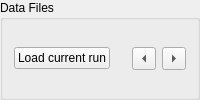
        <widget class="QGroupBox" name="groupBox_2">
         <property name="title">
          <string>Data Files</string>
         </property>
         <layout class="QGridLayout" name="gridLayout_4">
          <item row="0" column="0">
           <layout class="QHBoxLayout" name="horizontalLayout_2">
            <item>
             <widget class="QPushButton" name="loadCurrent">
              <property name="enabled">
               <bool>true</bool>
              </property>
              <property name="sizePolicy">
               <sizepolicy hsizetype="Minimum" vsizetype="Fixed">
                <horstretch>0</horstretch>
                <verstretch>0</verstretch>
               </sizepolicy>
              </property>
              <property name="minimumSize">
               <size>
                <width>0</width>
                <height>0</height>
               </size>
              </property>
              <property name="maximumSize">
               <size>
                <width>16777215</width>
                <height>16777215</height>
               </size>
              </property>
              <property name="toolTip">
               <string>&lt;!DOCTYPE HTML PUBLIC &quot;-//W3C//DTD HTML 4.0//EN&quot; &quot;http://www.w3.org/TR/REC-html40/strict.dtd&quot;&gt;
&lt;html&gt;&lt;head&gt;&lt;meta name=&quot;qrichtext&quot; content=&quot;1&quot; /&gt;&lt;style type=&quot;text/css&quot;&gt;
p, li { white-space: pre-wrap; }
&lt;/style&gt;&lt;/head&gt;&lt;body style=&quot; font-family:'MS Shell Dlg 2'; font-size:8.25pt; font-weight:400; font-style:normal;&quot;&gt;
&lt;p style=&quot; margin-top:0px; margin-bottom:0px; margin-left:0px; margin-right:0px; -qt-block-indent:0; text-indent:0px;&quot;&gt;&lt;span style=&quot; font-size:8pt;&quot;&gt;Load current run for the &lt;/span&gt;&lt;/p&gt;
&lt;p style=&quot; margin-top:0px; margin-bottom:0px; margin-left:0px; margin-right:0px; -qt-block-indent:0; text-indent:0px;&quot;&gt;&lt;span style=&quot; font-size:8pt;&quot;&gt;instrument specified&lt;/span&gt;&lt;/p&gt;
&lt;p style=&quot; margin-top:0px; margin-bottom:0px; margin-left:0px; margin-right:0px; -qt-block-indent:0; text-indent:0px;&quot;&gt;&lt;span style=&quot; font-size:8pt;&quot;&gt;in Instrument.&lt;/span&gt;&lt;/p&gt;&lt;/body&gt;&lt;/html&gt;</string>
              </property>
              <property name="text">
               <string>Load current run</string>
              </property>
             </widget>
            </item>
            <item>
             <layout class="QHBoxLayout" name="fileInputLayout">
              <item>
               <widget class="MantidQt::MantidWidgets::MWRunFiles" name="mwRunFiles" native="true">
                <property name="sizePolicy">
                 <sizepolicy hsizetype="Expanding" vsizetype="Minimum">
                  <horstretch>0</horstretch>
                  <verstretch>0</verstretch>
                 </sizepolicy>
                </property>
                <property name="toolTip">
                 <string>Specify a run number or data file by typing a run number or use 
the Browse button to select</string>
                </property>
                <property name="findRunFiles" stdset="0">
                 <bool>true</bool>
                </property>
                <property name="label" stdset="0">
                 <string>Load run</string>
                </property>
                <property name="multipleFiles" stdset="0">
                 <bool>false</bool>
                </property>
               </widget>
              </item>
              <item>
               <widget class="QToolButton" name="previousRun">
                <property name="toolTip">
                 <string>&lt;!DOCTYPE HTML PUBLIC &quot;-//W3C//DTD HTML 4.0//EN&quot; &quot;http://www.w3.org/TR/REC-html40/strict.dtd&quot;&gt;
&lt;html&gt;&lt;head&gt;&lt;meta name=&quot;qrichtext&quot; content=&quot;1&quot; /&gt;&lt;style type=&quot;text/css&quot;&gt;
p, li { white-space: pre-wrap; }
&lt;/style&gt;&lt;/head&gt;&lt;body style=&quot; font-family:'MS Shell Dlg 2'; font-size:8.25pt; font-weight:400; font-style:normal;&quot;&gt;
&lt;p style=&quot; margin-top:0px; margin-bottom:0px; margin-left:0px; margin-right:0px; -qt-block-indent:0; text-indent:0px;&quot;&gt;&lt;span style=&quot; font-size:8pt;&quot;&gt;Clicking this button will open the previous run in a series of runs.&lt;/span&gt;&lt;/p&gt;&lt;/body&gt;&lt;/html&gt;</string>
                </property>
                <property name="text">
                 <string>...</string>
                </property>
                <property name="arrowType">
                 <enum>Qt::LeftArrow</enum>
                </property>
               </widget>
              </item>
              <item>
               <widget class="QToolButton" name="nextRun">
                <property name="toolTip">
                 <string>&lt;!DOCTYPE HTML PUBLIC &quot;-//W3C//DTD HTML 4.0//EN&quot; &quot;http://www.w3.org/TR/REC-html40/strict.dtd&quot;&gt;
&lt;html&gt;&lt;head&gt;&lt;meta name=&quot;qrichtext&quot; content=&quot;1&quot; /&gt;&lt;style type=&quot;text/css&quot;&gt;
p, li { white-space: pre-wrap; }
&lt;/style&gt;&lt;/head&gt;&lt;body style=&quot; font-family:'MS Shell Dlg 2'; font-size:8.25pt; font-weight:400; font-style:normal;&quot;&gt;
&lt;p style=&quot; margin-top:0px; margin-bottom:0px; margin-left:0px; margin-right:0px; -qt-block-indent:0; text-indent:0px;&quot;&gt;&lt;span style=&quot; font-size:8pt;&quot;&gt;Clicking this button will open the next run in a series of runs.&lt;/span&gt;&lt;/p&gt;&lt;/body&gt;&lt;/html&gt;</string>
                </property>
                <property name="text">
                 <string>...</string>
                </property>
                <property name="arrowType">
                 <enum>Qt::RightArrow</enum>
                </property>
               </widget>
              </item>
             </layout>
            </item>
           </layout>
          </item>
         </layout>
        </widget>
